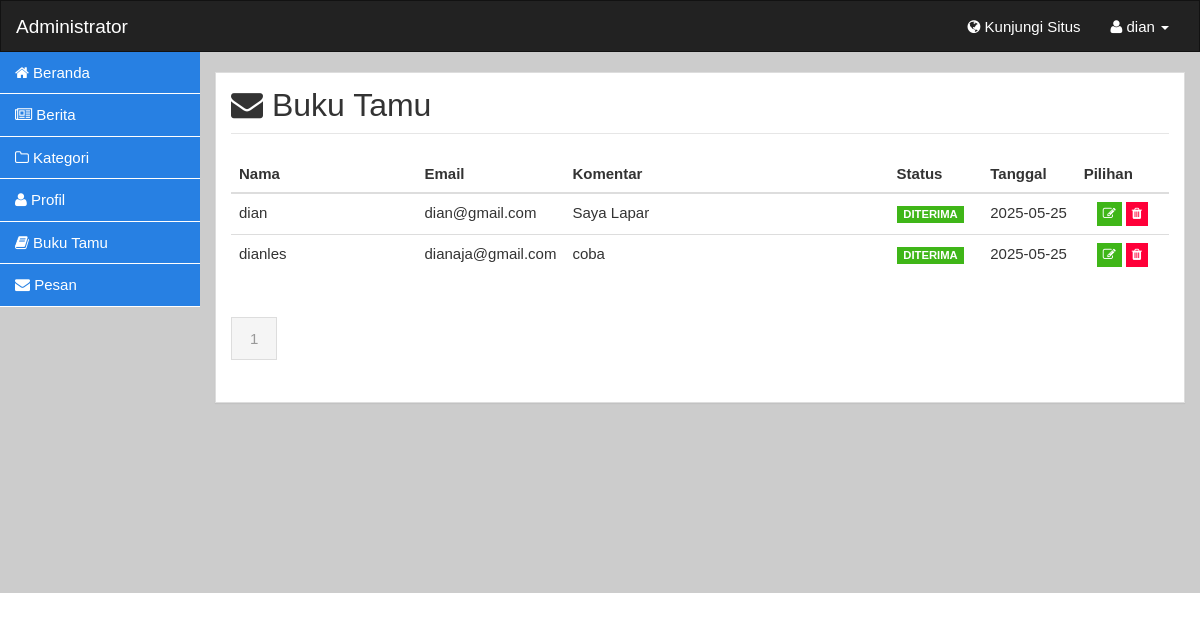
Screenshot of /admin/buku-tamu.php (signed in) with the database file from the repository.
### tables this page shows
CREATE TABLE `buku_tamu` (
  `id` int(11) NOT NULL,
  `nama` varchar(100) NOT NULL,
  `email` varchar(100) NOT NULL,
  `komentar` text NOT NULL,
  `status` enum('ya','tidak') NOT NULL,
  `tanggal` date NOT NULL
);

### admin/buku-tamu.php (the view, shortened to what this page needs)
<?php
include 'header.php';
$limit = 5;
if(isset($_GET['p']))
{
    $noPage = $_GET['p'];
}
else $noPage = 1;
$offset = ($noPage - 1) * $limit;
$sql = "SELECT
buku_tamu.id,
buku_tamu.nama,
buku_tamu.email,
buku_tamu.komentar,
buku_tamu.status,
buku_tamu.tanggal
FROM
buku_tamu
ORDER BY tanggal DESC
LIMIT ".$offset.",". $limit;
$qry = $mysqli->query($sql) or die ("Error retrieving data: ".$mysqli->error);
$sql_rec = "SELECT buku_tamu.id FROM buku_tamu";
$total_rec = $mysqli->query($sql_rec) or die ("Error retrieving number:".$mysqli->error);
$total_rec_num = $total_rec->num_rows;
$total_page = ceil($total_rec_num/$limit);
?>
<div class="container-fluid body">
	<div class="row">
		<div class="col-lg-2 sidebar">
			<?php include 'sidebar.php'; ?>
		</div>
		<div class="col-lg-10 main-content">
			<div class="panel panel-default">
				<div class="panel-body">
					<div class="row">
						<div class="col-md-12">
							<h2 class="page-header"><i class="fa fa-envelope"></i> Buku Tamu</h2>
						</div>
					</div>
					<div class="row">
						<div class="col-md-12">
							<table class="table table-hover">
								<thead>
									<tr>
										<th width="20%">Nama</th>
										<th width="15%">Email</th>
										<th width="35%">Komentar</th>
										<th width="10%">Status</th>
										<th width="10%">Tanggal</th>
										<th width="10%">Pilihan</th>
									</tr>
								</thead>
								<tbody>
								<?php if ($total_rec_num == 0) { ?>
									<tr>
										<td colspan="5" align="center">Belum ada data</td>
									</tr>
								<?php } else { ?>
									<?php while ($pesan = $qry->fetch_assoc()) { ?>
									<tr>
										<td><?php echo $pesan['nama']; ?></td>
										<td><?php echo $pesan['email']; ?></td>
										<td><?php echo $pesan['komentar']; ?></td>
										<td>
											<?php if ($pesan['status']=='tidak') { ?>
											<label class="label label-danger">PERLU MODERASI</label>
											<?php } else { ?>
											<label class="label label-success">DITERIMA</label>
											<?php } ?>
										</td>
										<td><?php echo substr($pesan['tanggal'],0,10); ?></td>
										<td align="center">
											<a data-toggle="tooltip" data-placement="bottom" title="Ubah Status" href="ubah-komentar.php?id=<?php echo $pesan['id']?>" class="btn btn-xs btn-success">
												<i class="fa fa-edit"></i>
											</a>
											<a onclick="return confirm('Anda Yakin Ingin Menghapus Data Ini?');" data-toggle="tooltip" data-placement="bottom" title="Hapus" href="hapus-komentar.php?id=<?php echo $pesan['id']?>" class="btn btn-danger btn-xs">
												<i class="fa fa-trash"></i>
											</a>
										</td>
									</tr>
									<?php } ?>
								<?php } ?>
								</tbody>
							</table>
						</div>
						<div class="col-md-12">
							<ul class="pagination">
							<?php for ($page=1; $page <= $total_page ; $page++) { ?>
								<?php if ((($page >= $noPage - 3) && ($page <= $noPage + 3)) || ($page == 1) || ($page == $total_page)) { ?>
									<?php
            							if ($page == $noPage) echo "<li class='active'><a href='#'>".$page."</a></li> ";
            							else echo " <li><a href='".$_SERVER['PHP_SELF']."?p=".$page."'>".$page."</a></li> ";
									?>
								<?php } ?>
							<?php } ?>
							</ul>
						</div>
					</div>
				</div>
			</div>
		</div>
	</div>
</div>

### rows the page displays
buku_tamu: nama "dian", email "dian@gmail.com", komentar "Saya Lapar", status "DITERIMA", tanggal "2025-05-25"
buku_tamu: nama "dianles", email "dianaja@gmail.com", komentar "coba", status "DITERIMA", tanggal "2025-05-25"

### other values shown
$_SESSION['nm_author'] "dian"
